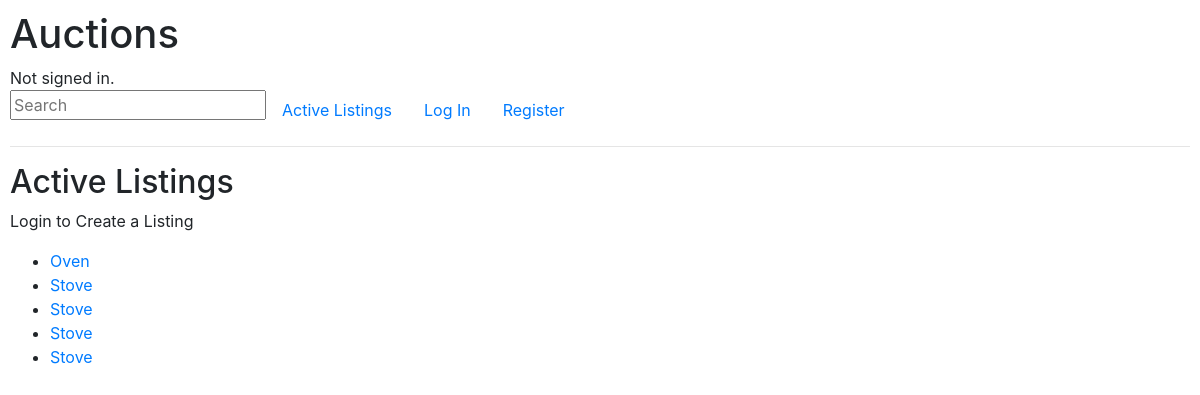
The page / on the database its author committed.
### auctions/models.py (models this page shows, shortened)
class Listing(models.Model):
	listed_id = models.AutoField(auto_created=True, primary_key=True)
	item_name = models.CharField(max_length=64)
	item_description = models.CharField(max_length=500, default="no description")
	seller = models.CharField(max_length=64)
	buyer = models.CharField(max_length=64, default="none")
	price = models.DecimalField(max_digits=19, decimal_places=2)
	category = models.CharField(max_length=12, default="no category")
	image = models.CharField(max_length=255, default="no image")
	listing_date = models.DateField(default=0000-00-00)

### auctions/views.py (the view)
# urls.py: path("", views.index, name="index"),
def index(request):
    return render(request, "auctions/index.html", {
        "listings": Listing.objects.all()
        })

### auctions/templates/auctions/index.html
{% extends "auctions/layout.html" %}
{% block body %}
    <h2>Active Listings</h2>
    {% if user.is_authenticated %}
    	<a class="btn btn-primary" href="{% url 'create_listing' %}">Create Listing</a>
    {% else %}
    	<p>Login to Create a Listing</p>
    {% endif %}
    <ul>
    	{% for item in listings %}
    		<li><p hidden>Listing #{{ item.listed_id }}</p> <a href="{% url 'listed' item_id=item.listed_id %}">{{ item.item_name }}</a></li>
    	{% empty %}
    		<li>No Listings</li>
    	{% endfor %}
    </ul>
{% endblock %}

### auctions/static/auctions/styles.css (style rules this page uses)
body { padding: 10px; }

### rows shown on the page
Listing: item_name "Oven"
Listing: item_name "Stove"
Listing: item_name "Stove"
Listing: item_name "Stove"
Listing: item_name "Stove"
